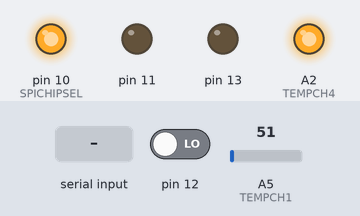
A sketch run on a simulated Arduino Uno, built with avr-gcc and run on an emulated ATmega328P. On the bench: output pins drawn as LEDs (lit = HIGH). The test bench sets the inputs (shaded band); at power-on: pin 12 LOW, A5 (TEMPCH1) = 51. What the sketch prints to the serial monitor is not drawn.

Above: at 1.2 s.
1.3 s: "readSPI\n" received over Serial
At 1.7 s:
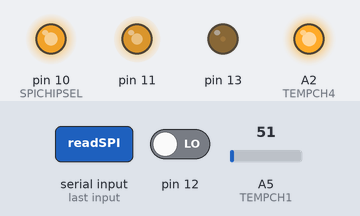
10.3 s: "readTemp\n" received over Serial
16.3 s: "getVersion\n" received over Serial
Timing chart, 0 to 20.3 s (numbered marks = the images above; inputs shaded):
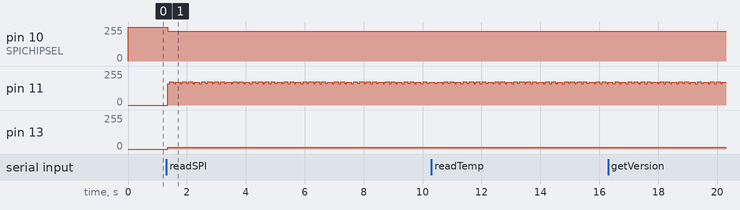

The sketch:

QSS011_GyroA_PWR_P02.ino
```cpp
// for ATMEGA328P 3.3V clock = 10MHz //

// compatible PCB QSS011_PWR_P02
// P02 reversion reason:
// 1. change update freq due to xtal using 10MHz
// 2. Add temperature sensing function
// 3. update temperature in read_data() with ch paramter
// for every continue data req, user must add temperature channel as variable input


#include <SoftSPI.h>


String inputString = ""; // a String to hold incoming data

boolean stringComplete = false;  // whether the string is complete
// sherry++ 2020.10.14
boolean readSPI_flag = false;
unsigned int g_reg, g_data;

unsigned long g_test = 0;
// tina ++ 2020.12.28
unsigned char g_ch;
#define READ_DATA_TIME 12500 // for clock = 10MHz

#define SPICHIPSEL 10 // CHIPSELECT PIN FOR SPI
#define MISO 12
#define MOSI 11
#define SCK 13

// if use single arduino to test QSS011 , MUST set TESTMODE 1
// if use QSS011 PCB , set TESTMODE 0
#define TESTMODE 0

#define VERSION "QSS011_GyroA_Main_P02"

SoftSPI mySPI(MOSI, MISO, SCK);

/******ADC channel**********/
#define TEMPCH1 A5
#define TEMPCH2 A4
#define TEMPCH3 A3
#define TEMPCH4 A2

//long cnt=0, t1, t2;

void setup() {


  pinMode(SPICHIPSEL, OUTPUT);
  pinMode(A2, OUTPUT);
  digitalWrite(A2, HIGH);
  digitalWrite(SPICHIPSEL,HIGH);
//  Serial.begin(184320);

  #if TESTMODE
    Serial.begin(115200);
  #else
    Serial.begin(92160);  // real clock rate = 92160 / 0.8 = 115,200 Hz
  #endif
  mySPI.setClockDivider(CLOCK_DIV256);
  mySPI.setBitOrder(MSBFIRST);
  mySPI.setDataMode(MODE0);
  mySPI.begin();
  analogReference(EXTERNAL);
  g_test = 0;

  inputString.reserve(40);
//  t1 = millis();
}


void loop() {

  if (stringComplete)
  {
    char *c_inputString = (char*)inputString.c_str();
    match_cmd(c_inputString);
    // clear the string:
    inputString = "";
    stringComplete = false;
  }

  // sherry++ 2020.10.14
  if (readSPI_flag)
  {
    readSPI_data();
    g_test++;
  }
}


void match_cmd(char *input_string)
{

    if (strstr(input_string, "setSPI") != NULL)
      setSPI(input_string);
    else if (strstr(input_string, "readSPI") != NULL)
      readSPI(input_string);
    else if (strstr(input_string, "readTemp") != NULL)
      readTemp(input_string);
    else if (strstr(input_string, "getVersion") != NULL)
      getVersion();
}
void getVersion()
{
  Serial.println(VERSION);
}


void setSPI(char *string)
{
  char cmd[20];
  unsigned int reg, data;
  unsigned int address;
  long var;

  sscanf(string, "%s %x %ld", cmd, &address, &var);
  reg = (int)((address<<8) | ((var>>16) & 0x00ff));
  data = var;

  sendSPI(reg, data);
}

unsigned long sendSPI( unsigned int reg, unsigned int data)
{
  byte high, low;
  unsigned long temp1, temp2;
  long out;
  digitalWrite(SPICHIPSEL,LOW);
  low = reg;
  high = reg >>8;
  temp1 = mySPI.transfer(high);
  temp2 = mySPI.transfer(low);
  out = (temp1 << 24)|(temp2 << 16);


  low = data;
  high = data >>8;
  temp1 = mySPI.transfer(high);
  temp2 = mySPI.transfer(low);

  out = (temp1 << 8)|temp2|out;

  digitalWrite(SPICHIPSEL,HIGH);
  return out;
}

void readSPI(char *string)
{
  char sperator = ' ';
  char cmd[20];
  unsigned int reg, data;
  unsigned int address;
  long var;
  byte high, low;

  sscanf(string, "%s %x %ld", cmd, &address, &var);
  reg = (int)((address<<8) | ((var>>16) & 0x00ff));
  data = var;

  // sherry++ 2020.10.14
  if (var == 0)
    readSPI_flag = false;
  else
    readSPI_flag = true;
  g_reg = reg;
  g_data = data;
  g_ch =var;
  g_test = 0;

}

void readSPI_data()
{
  unsigned long temperature;
  long out;
  long t_begin, t_end, t_diff;

      t_begin = micros();
      sendSPI(g_reg, g_data);

      switch(g_ch)
      {
        case 1:
          temperature = readTemp("temp 1 1");
        break;
        case 2:
          temperature = readTemp("temp 2 1");
        break;
        case 3:
          temperature = readTemp("temp 3 1");
        break;
        case 4:
          temperature = readTemp("temp 4 1");
        break;
        default:
          temperature = readTemp("temp 1 1");
        break;

      }
      #if TESTMODE
          out = 0;
      #else
        out = sendSPI(0xffff, 0xffff);
      #endif
      Serial.write(out>>24);
      Serial.write(out>>16);
      Serial.write(out>>8);
      Serial.write(out);
      Serial.write(temperature >> 13);
      Serial.write(temperature >> 5);
      t_end = micros();
      t_diff = t_end - t_begin;
      if (t_diff < READ_DATA_TIME)
        delayMicroseconds(READ_DATA_TIME - t_diff);

}


unsigned long readTemp(char *string)
{
  char sperator = ' ';
  byte high, low;
  char cmd[20];
  unsigned int ch;
  unsigned long temperature = 0;
  sscanf(string, "%s %d %ld", cmd, &ch);
  for(int i = 0; i< 32; i++)
  {

    switch (ch)
    {
      case 1:
        temperature  = temperature + analogRead(TEMPCH1);
      break;
      case 2:
        temperature  = temperature + analogRead(TEMPCH2);
      break;
      case 3:
        temperature  = temperature + analogRead(TEMPCH3);
      break;
      case 4:
        temperature  = temperature + analogRead(TEMPCH4);
      break;
      default:
        temperature  = temperature + analogRead(TEMPCH1);
      break;
    }
  }

  if (!readSPI_flag)
   {
    high = temperature >> 13;
    low = temperature>>5;
    Serial.write(high);
    Serial.write(low);
    }

  return temperature;
}
void serialEvent() {
  while (Serial.available()) {
    // get the new byte:
    char inChar = (char)Serial.read();
    // add it to the inputString:
    inputString += inChar;
    // if the incoming character is a newline, set a flag so the main loop can
    // do something about it:
    if (inChar == '\n') {
      stringComplete = true;

    }
  }
}
```

Measured:
- after the input at 1.3 s, pin 10 (SPICHIPSEL): 255/255 → 223/255 at once; pin 13: 0/255 → 12/255 at once
